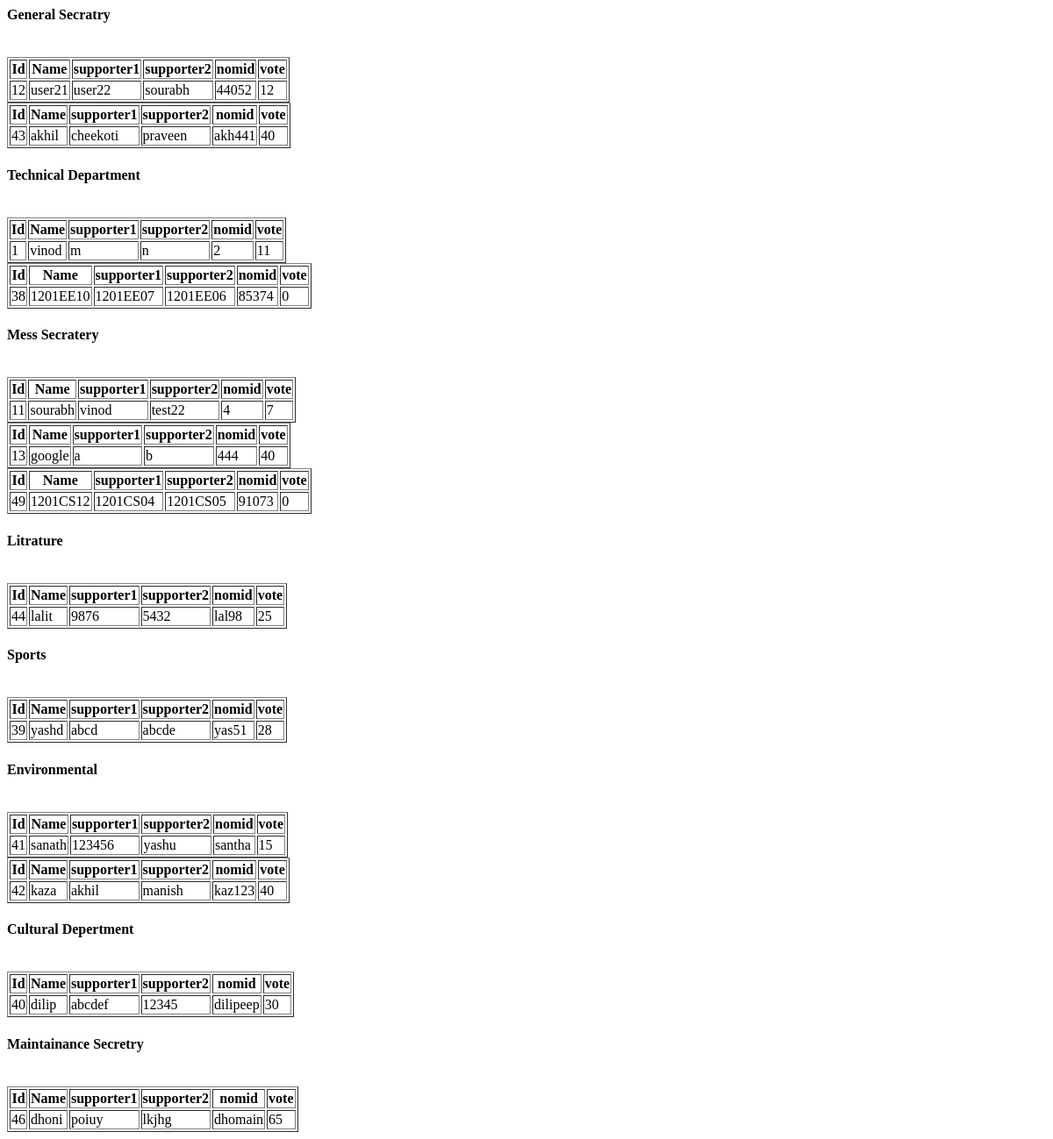
The page /admin/testing.php on the database its author committed.
### tables this page shows
CREATE TABLE IF NOT EXISTS `post` (  `dbpost` varchar(30) NOT NULL,  `htmlpost` int(30) NOT NULL AUTO_INCREMENT,  `post` varchar(30) NOT NULL,  PRIMARY KEY (`htmlpost`),  UNIQUE KEY `dbpost` (`htmlpost`),  KEY `dbpost_2` (`htmlpost`));

CREATE TABLE IF NOT EXISTS `nom2` (  `id` int(40) NOT NULL AUTO_INCREMENT,  `name` varchar(40) NOT NULL,  `vote` int(200) NOT NULL,  `sup1` varchar(30) NOT NULL,  `sup2` varchar(30) NOT NULL,  `dep` varchar(35) NOT NULL,  `nomid` varchar(8) NOT NULL,  `active` int(3) NOT NULL,  `image` varchar(100) NOT NULL,  `agenda` varchar(255) NOT NULL,  PRIMARY KEY (`id`),  UNIQUE KEY `id` (`id`),  KEY `id_2` (`id`));

### admin/testing.php (the view, shortened to what this page needs)
<html>
<head>
</head>
<body>
<?php
$sql="SELECT * FROM post";
$abc=mysql_query($sql);
while($row=mysql_fetch_array($abc)){
$dept=$row['dbpost'];
echo "<h4>".$row['post']."</h4>"."<br />";
$sql2="SELECT * FROM nom2 where dep='$dept'";
$abc2=mysql_query($sql2);
if(mysql_num_rows($abc2)==0){
echo "No candidate has nominated for this category"."<br />";
}else{
while($row2=mysql_fetch_array($abc2)){
echo "<table border='1' class='gridhouse'>
<tr>
<th>Id</th>
<th>Name</th>
<th>supporter1</th>
<th>supporter2</th>
<th>nomid</th>
<th>vote</th>
</tr>";
echo "<tr>";
echo "<td>" . $row2['id'] . "</td>";
echo "<td>" . $row2['name'] . "</td>";
echo "<td>" . $row2['sup1'] . "</td>";
echo "<td>" . $row2['sup2'] . "</td>";
echo "<td>" . $row2['nomid'] . "</td>";
echo "<td>" . $row2['vote'] . "</td>";
echo "</tr>";
echo "</table>";
}
}
}
?>
</body>
</html>

### rows shown on the page
post: post "General Secratry"
nom2: id "12", name "user21", sup1 "user22", sup2 "sourabh", nomid "44052", vote "12"
nom2: id "43", name "akhil", sup1 "cheekoti", sup2 "praveen", nomid "akh441", vote "40"
post: post "Technical Department"
nom2: id "1", name "vinod", sup1 "m", sup2 "n", nomid "2", vote "11"
nom2: id "38", name "1201EE10", sup1 "1201EE07", sup2 "1201EE06", nomid "85374", vote "0"
post: post "Mess Secratery"
nom2: id "11", name "sourabh", sup1 "vinod", sup2 "test22", nomid "4", vote "7"
nom2: id "13", name "google", sup1 "a", sup2 "b", nomid "444", vote "40"
nom2: id "49", name "1201CS12", sup1 "1201CS04", sup2 "1201CS05", nomid "91073", vote "0"
post: post "Litrature"
nom2: id "44", name "lalit", sup1 "9876", sup2 "5432", nomid "lal98", vote "25"
post: post "Sports"
nom2: id "39", name "yashd", sup1 "abcd", sup2 "abcde", nomid "yas51", vote "28"
post: post "Environmental"
nom2: id "41", name "sanath", sup1 "123456", sup2 "yashu", nomid "santha", vote "15"
nom2: id "42", name "kaza", sup1 "akhil", sup2 "manish", nomid "kaz123", vote "40"
post: post "Cultural Depertment"
nom2: id "40", name "dilip", sup1 "abcdef", sup2 "12345", nomid "dilipeep", vote "30"
post: post "Maintainance Secretry"
nom2: id "46", name "dhoni", sup1 "poiuy", sup2 "lkjhg", nomid "dhomain", vote "65"
